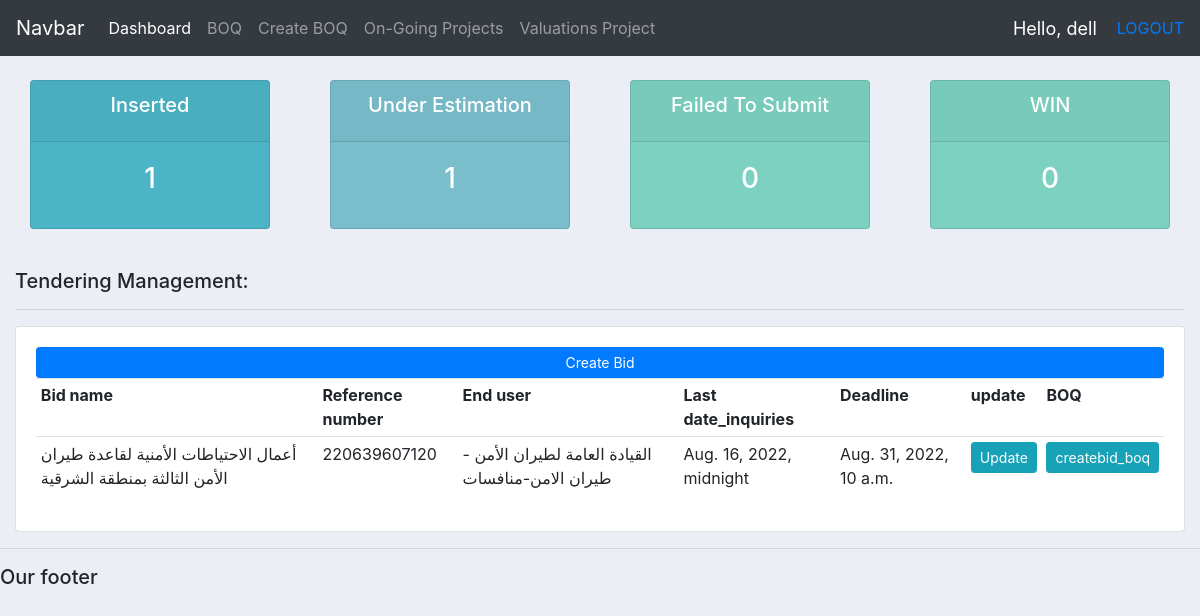
Screenshot of /bid/ (signed in) with the database file from the repository.
### project/models.py (models this page shows)
class bids(models.Model):
	Bid_name = models.CharField(max_length=200, null=True)
	Reference_number = models.CharField(max_length=200, null=True)
	End_user = models.CharField(max_length=200, null=True)
	work_category = models.CharField(max_length=200, null=True)
	Last_date_inquiries = models.DateTimeField(max_length=200, null=True)
	Deadline = models.DateTimeField(max_length=200, null=True)
	Bid_opening_date = models.DateTimeField(max_length=200, null=True)
	Bid_value = models.FloatField(max_length=200, null=True)
	Are_you_Interest = models.BooleanField(max_length=200, null=True)
	Did_you_bought = models.BooleanField(max_length=200, null=True)
	File_downloaded = models.BooleanField(max_length=200, null=True)
	Failed_To_Submit = models.BooleanField(max_length=200, null=True)
	WIN = models.BooleanField(max_length=200, null=True)
	SOW = models.TextField(null=True)
	Execution_plan = models.TextField(null=True)
	Execution_place = models.TextField(null=True)

### project/views.py (the view)
# urls.py: path('bid/', views.bid, name="bid"),
@login_required(login_url='login')
def bid(request):
	bid = bids.objects.all()
	total_bid = bid.filter(File_downloaded='True').count()
	total_Under_Estimation = bid.filter(Are_you_Interest='True').count()
	total_Failed_To_Submit = bid.filter(Failed_To_Submit='True').count()
	total_WIN = bid.filter(WIN='True').count()
	context = {'bid': bid, 'total_bid': total_bid ,'total_Under_Estimation':total_Under_Estimation,'total_Failed_To_Submit':total_Failed_To_Submit,'total_WIN':total_WIN }
	return render(request, 'projects/bid.html', context)

### project/templates/projects/bid.html
{%  extends 'projects/main.html' %}
{% block content %}
{%  include 'projects/status_bid.html' %}
<br>
<div class="row">
	<div class="col-md-12">
		<h5>Tendering Management:</h5>
		<hr>
		<div class="card card-body">
			<a class="btn btn-primary  btn-sm btn-block" href="{% url 'create_bid' %}">Create Bid</a>
			<table class="table table-sm">
				<tr>
					<th>Bid name</th>
					<th>Reference number</th>
					<th>End user</th>
					<th>Last date_inquiries</th>
					<th>Deadline</th>
					<th>update</th>
					<th>BOQ</th>
				</tr>
				{% for i in bid %}
					<tr>
						<td>{{i.Bid_name}}</td>
						<td>{{i.Reference_number}}</td>
						<td>{{i.End_user}}</td>
						<td>{{i.Last_date_inquiries}}</td>
						<td>{{i.Deadline}}</td>
						<td><a class="btn btn-sm btn-info" href="{% url 'update_bid' i.id %}">Update</a></td>
						<td><a class="btn btn-sm btn-info" href="">createbid_boq</a></td>
					</tr>
				{% endfor %}
			</table>
		</div>
	</div>
</div>
{% endblock %}

### project/templates/projects/navbar.html (shortened to what this page needs)
<nav class="navbar navbar-expand-lg navbar-dark bg-dark">
  <a class="navbar-brand" href="#">Navbar</a>
  <div class="collapse navbar-collapse" id="navbarNav">
    <ul class="navbar-nav">
      <li class="nav-item active">
        <a class="nav-link" href="{% url 'home' %}">Dashboard</a>
      </li>
      <li class="nav-item">
        <a class="nav-link" href="{% url 'BOQ' %}"> BOQ</a>
      </li>
      <li class="nav-item">
        <a class="nav-link" href="{% url 'createbid_boq' %}">Create BOQ</a>
      </li>
      <li class="nav-item">
        <a class="nav-link" href="#">On-Going Projects</a>
      </li>
      <li class="nav-item">
        <a class="nav-link" href="{% url 'bid' %}">Valuations Project</a>
      </li>
    </ul>
  </div>
  <span class="hello-msg" >Hello,  {{request.user}} </span>
  <span><a href="{% url 'logout' %}"> LOGOUT</a> </span>
</nav>

### project/templates/projects/main.html (style rules this page uses)
body { background-color: #ebeff5; }

### project/templates/projects/navbar.html (style rules this page uses)
.hello-msg { font-size: 18px; color: #fff; margin-right: 20px; }

### rows the page displays
bids: Bid_name "أعمال الاحتياطات الأمنية لقاعدة طيران الأمن الثالثة بمنطقة الشرقية", Reference_number "220639607120", End_user "القيادة العامة لطيران الأمن - طيران الامن-منافسات", Last_date_inquiries "Aug. 16, 2022, midnight", Deadline "Aug. 31, 2022, 10 a.m."

### other values shown
{{ request.user }} "dell"
{{ total_bid }} "1"
{{ total_Under_Estimation }} "1"
{{ total_Failed_To_Submit }} "0"
{{ total_WIN }} "0"
